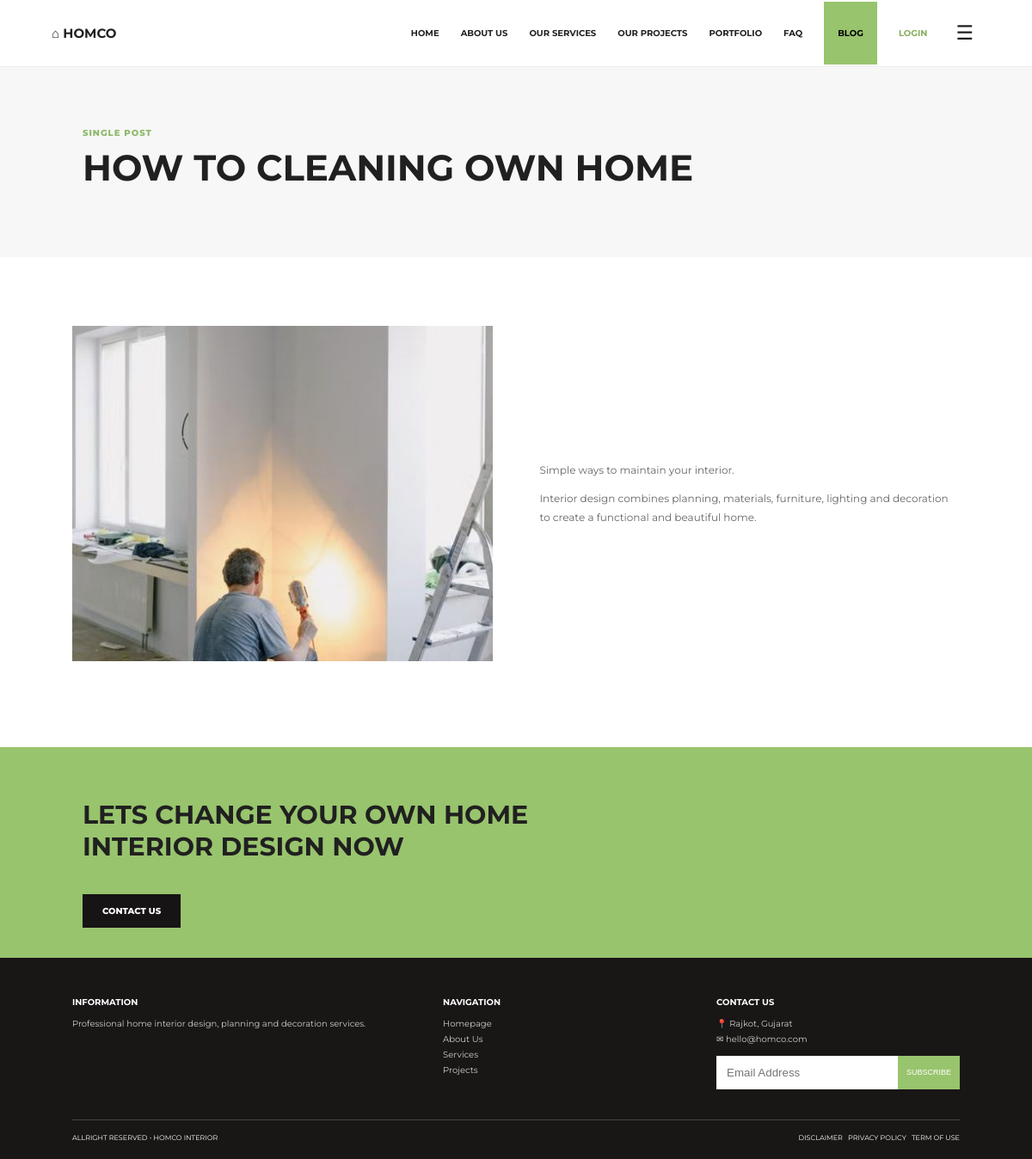
/guest/post.php?id=2, run on the app's committed database.
### tables this page shows
CREATE TABLE blog_posts (
    id INT AUTO_INCREMENT PRIMARY KEY,
    title VARCHAR(200),
    content TEXT,
    image VARCHAR(255),
    created_at TIMESTAMP DEFAULT CURRENT_TIMESTAMP
);

### config/db.php (called while the page is built, shortened)
<?php
function e($v){return htmlspecialchars((string)$v,ENT_QUOTES,'UTF-8');}
?>

### guest/post.php (the view, shortened to what this page needs)
<?php
require '../config/db.php';
$id = (int) ($_GET['id'] ?? 0);
$s = $pdo->prepare(
    'SELECT * FROM blog_posts WHERE id=?'
);
$s->execute([$id]);
$r = $s->fetch();
require '../config/header.php';
?>
<div class="page-head">
    <div class="eyebrow">SINGLE POST</div>
    <h1><?= e($r['title']) ?></h1>
</div>
<section class="section split">
    <img src="../assets/images/<?= e($r['image']) ?>">
    <div>
        <p>
            <?= nl2br(e($r['content'])) ?>
        </p>
        <p>
            Interior design combines planning, materials, furniture,
            lighting and decoration to create a functional and beautiful home.
        </p>
    </div>
</section>
<?php
require '../config/footer.php';
?>

### assets/css/style.css (style rules this page uses)
* { box-sizing: border-box; }
body { margin: 0; font-family: 'Montserrat', Arial, sans-serif; color: #202020; background: #fff; }
img { max-width: 100%; }
.eyebrow { font-size: 10px; color: #8db967; font-weight: 800; letter-spacing: 1px; }
.hero p, .section p { font-size: 12px; line-height: 1.8; color: #666; }
.section { padding: 80px 7%; }
.split { display: grid; grid-template-columns: 1fr 1fr; gap: 55px; align-items: center; }
.split img { width: 100%; height: 390px; object-fit: cover; }
.page-head { padding: 70px 8%; background: #f7f7f7; }
.page-head h1 { font-size: 42px; margin: 8px 0; }

### data on the page
blog_posts: title "HOW TO CLEANING OWN HOME", image (picture), content "Simple ways to maintain your interior."
